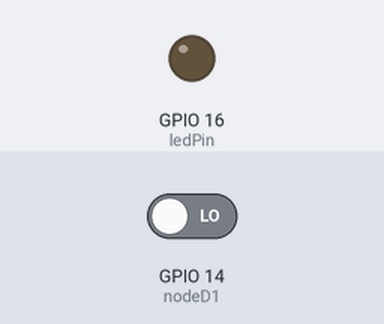
Bench run of a sketch on a simulated ESP8266 (NodeMCU). On the bench: output pins drawn as LEDs (lit = HIGH). Inputs (shaded band) come from the test bench; at power-on: GPIO 14 (nodeD1) LOW. WiFi joins after 1.5 s; servers stay silent unless stated; uploads are accepted with an empty reply; what the sketch prints to the serial monitor is not drawn.

Above: at 2.7 s.
2.8 s: GPIO 14 (nodeD1) driven HIGH
At 5.6 s:
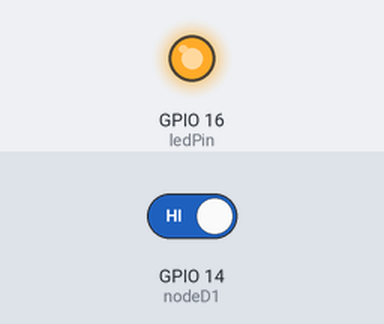
Timing chart, 0 to 7.3 s (numbered marks = the images above; inputs shaded):
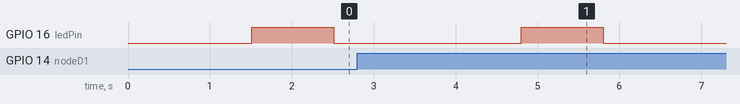

The sketch:

GoproWifiControl.ino
```cpp
 #include <ESP8266WiFi.h>


const char* ssid = "rodentgopro";
const char* password = "zzuubb";

int ledPin = 16; // GPIO13

long ledTimer = 0;
long photoTimer = 0;
long aliveTimer = 0;

const int nodeD0 = 16;
const int nodeD1 = 14;
bool lastActive = false;

const char* host = "10.5.5.9";
String url2 = "/gp/gpControl/command/shutter?p=1";
String url = "/gp/gpControl/setting/17/0";


WiFiServer server(80);
WiFiClient client;


long timer = millis();

void doCommand(String command){

if (client.connect(host, 80))
{
  Serial.println("WiFi connected to the host!");
}
else
{
  Serial.println("WiFi connection failure!!");
}


    //http://10.5.5.9/gp/gpControl/command/shutter?p=1


  Serial.print("making photo Requesting URL:");
  Serial.println(command);

  // This will send the request to the server
  #if 0
  client.print(String("GET ") + url + " HTTP/1.1\r\n" +
  "Host: " + host + "\r\n" +
  "Connection: close\r\n\r\n");
  delay(10);
  #endif
  client.print(String("GET ") + command + " HTTP/1.1\r\n" +
  "Host: " + host + "\r\n" +
  "Connection: close\r\n\r\n"
  //"\r\n"
  );
  Serial.println();
  Serial.println("closing connection");

//  delay(2000);// - See more at: http://www.esp8266.com/viewtopic.php?f=29&t=2912#sthash.pJ9wfHZn.dpuf
}


void doCommandNoClose(String command){

if(!client.connected()){


if (client.connect(host, 80))
{
  Serial.println("WiFi connected to the host!");
}
else
{
  Serial.println("WiFi connection failure!!");
  return;
}
}


  // This will send the request to the server

  client.print(String("GET ") + command + " HTTP/1.1\r\n" +
  "Host: " + host + "\r\n" +
  //"Connection: close\r\n"
  + "\r\n"
  //"\r\n"
  );
  delay(10);
  //Serial.println();

  client.flush();

}

void doPhoto(){
  doCommand(url2);
}

void doPhotoNoClose(){
  doCommandNoClose(url2);
}


void doMultiEVPhoto(){
  setEVMinusOne();
  delay(400);
  //delay(100);
  //doPhoto();
  doPhotoNoClose();
  delay(900); // 1000 ok, maybe less?
  setEVZero();
  delay(400);
  //delay(100);
  //doPhoto();
  doPhotoNoClose();

  return;
  delay(100);
  //setEVMinusHalf();
  setEVMinusOne();
  delay(50);
  doPhoto();
  //delay(100);
}


void setPhotoMode(){
 //doCommandNoClose(urlPhotoMode);
}

void setEVMinusHalf(){
  doCommandNoClose("http://10.5.5.9/gp/gpControl/setting/26/5");
}

void setEVMinusOne(){
  doCommandNoClose("http://10.5.5.9/gp/gpControl/setting/26/6");
}

void setEVPlusHalf(){
  doCommandNoClose("http://10.5.5.9/gp/gpControl/setting/26/3");
}

void setEVZero(){
  doCommandNoClose("http://10.5.5.9/gp/gpControl/setting/26/4");
}

void setup() {
  Serial.begin(115200);
  delay(10);


  pinMode(nodeD0, INPUT);
  pinMode(nodeD1, INPUT);


  pinMode(ledPin, OUTPUT);
  digitalWrite(ledPin, LOW);


  // Connect to WiFi network
  Serial.println();
  Serial.println();
  Serial.print("Connecting to ");
  Serial.println(ssid);

  WiFi.begin(ssid, password);
//  WiFi.begin(ssid);


  while (WiFi.status() != WL_CONNECTED) {
    //while (true) {
    delay(500);
    //digitalWrite(ledPin, HIGH);
    //delay(200);
    //digitalWrite(ledPin, LOW);
    Serial.print(". ");
  }
  Serial.println("");
  Serial.println("WiFi connected");

 ledTimer = millis();
 photoTimer = millis();
 aliveTimer = millis();

return;
 //

 /*
  // Start the server
  server.begin();
  Serial.println("Server started");

  // Print the IP address
  Serial.print("Use this URL to connect: ");
  Serial.print("http://");
  Serial.print(WiFi.localIP());
  Serial.println("/");
 */
}

void loop() {

if(millis() - aliveTimer > 4000){
  aliveTimer = millis();
  int m = millis()%10;
  Serial.print("#");
  Serial.println(m);
}

//while(1){
 bool val1 = digitalRead(nodeD0); // D0 na plytce, w gornym rogu z prawej strony, dziala OK
 bool val2 = digitalRead(nodeD1);

bool usedSignal = val2;

  //Serial.println("val2=" + val2);
  //Serial.println("val1=" + val1);

/*
  if(val2)
    digitalWrite(ledPin, LOW);
  else
    digitalWrite(ledPin, HIGH);
//}
*/
  if(usedSignal && lastActive == false){
    if(millis() - photoTimer > 1000){
      Serial.println("doing photo!");
      //doPhoto();
      doMultiEVPhoto();
      ledTimer = millis();
      photoTimer = millis();
    }
  }
  if(millis() - ledTimer < 1000){
    digitalWrite(ledPin, HIGH);
  } else {
     digitalWrite(ledPin, LOW);
  }

  lastActive = usedSignal;

return;

  // Check if a client has connected
  WiFiClient client = server.available();
  if (!client) {
    return;
  }

  // Wait until the client sends some data
  Serial.println("new client");
  while(!client.available()){
    delay(1);
  }

  // Read the first line of the request
  String request = client.readStringUntil('\r');
  Serial.println(request);
  client.flush();

  // Match the request

  int value = LOW;
  if (request.indexOf("/LED=ON") != -1)  {
    digitalWrite(ledPin, HIGH);
    value = HIGH;
  }
  if (request.indexOf("/LED=OFF") != -1)  {
    digitalWrite(ledPin, LOW);
    value = LOW;
  }

// Set ledPin according to the request
//digitalWrite(ledPin, value);

  // Return the response
  client.println("HTTP/1.1 200 OK");
  client.println("Content-Type: text/html");
  client.println(""); //  do not forget this one
  client.println("<!DOCTYPE HTML>");
  client.println("<html>");

  client.print("Led pin is now: ");

  if(value == HIGH) {
    client.print("On");
  } else {
    client.print("Off");
  }
  client.println("<br><br>");
  client.println("<a href=\"/LED=ON\"\"><button>Turn On </button></a>");
  client.println("<a href=\"/LED=OFF\"\"><button>Turn Off </button></a><br />");
  client.println("</html>");

  delay(1);
  Serial.println("Client disonnected");
  Serial.println("");

}
```

Measured:
- after the input at 2.8 s, GPIO 16 (ledPin): LOW → HIGH after 2.0 s, → LOW 1.0 s later
